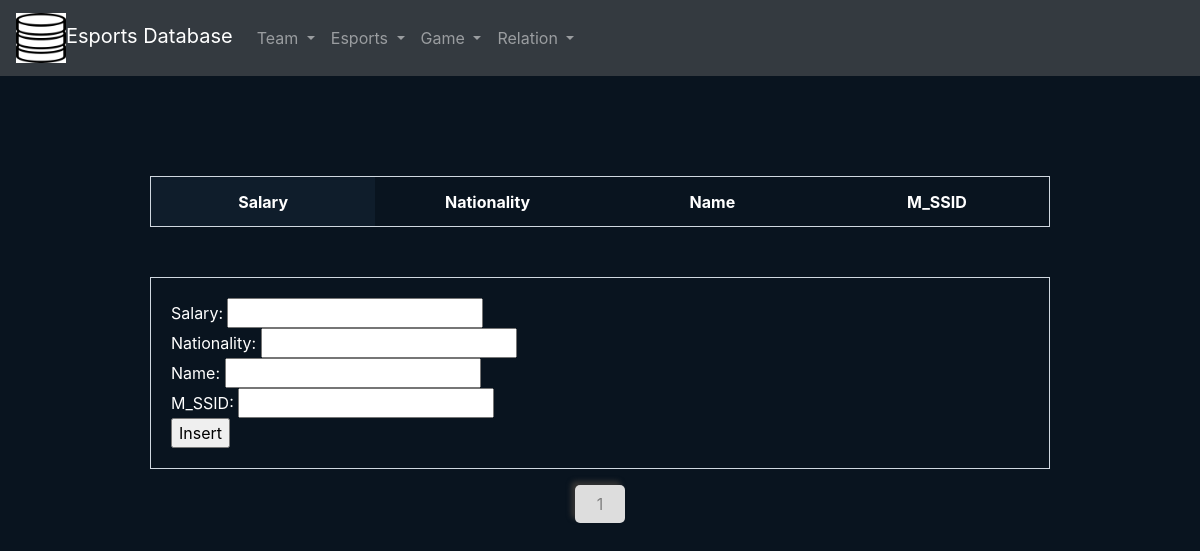
/game_frontend/subpage/Manager.php, run on an earlier commit of the app's database.
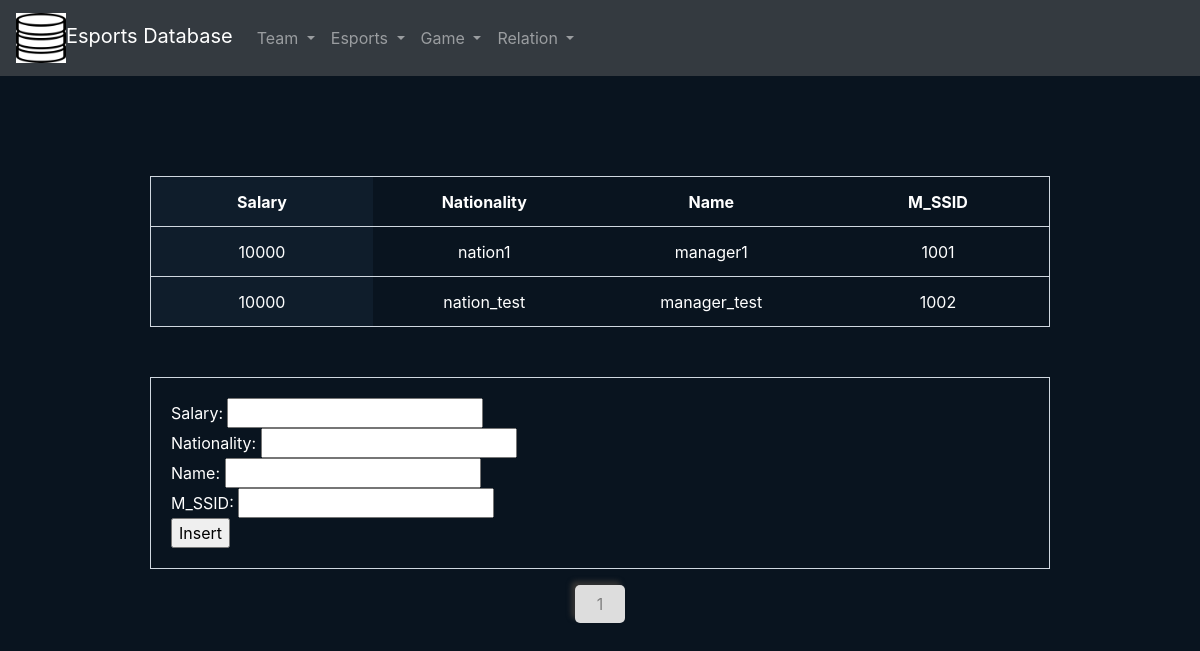
And on a later commit of the database.
### tables this page shows
CREATE TABLE `manager` (
  `Salary` int(11) NOT NULL,
  `Nationality` varchar(250) DEFAULT NULL,
  `Name` varchar(250) NOT NULL,
  `M_SSID` int(11) NOT NULL
);

### game_frontend/subpage/Manager.php (the view, shortened to what this page needs)
<html lang="zh-TW">
    <head>
        <link rel="stylesheet" href="https://stackpath.bootstrapcdn.com/bootstrap/4.3.1/css/bootstrap.min.css">
        <link rel="stylesheet" href="../css/index.css">
    </head>
    <body>
        <nav class="navbar navbar-expand-sm bg-dark navbar-dark">
            <a class="navbar-brand" href="../index.php"><img src="../img/db.png" class="logo">Esports Database</a>
            <ul class="navbar-nav">
                <li class="nav-item dropdown">
                    <a class="nav-link dropdown-toggle" href="#" id="navbardrop" data-toggle="dropdown">
                       Team
                    </a>
                </li>
                <li class="nav-item dropdown">
                    <a class="nav-link dropdown-toggle" href="#" id="navbardrop" data-toggle="dropdown">
                        Esports
                    </a>
                </li>
                <li class="nav-item dropdown">
                  <a class="nav-link dropdown-toggle" href="#" id="navbardrop" data-toggle="dropdown">
                    Game
                  </a>
                </li>
                <li class="nav-item dropdown">
                    <a class="nav-link dropdown-toggle" href="#" id="navbardrop" data-toggle="dropdown">
                      Relation
                    </a>
                  </li>
              </ul>
        </nav>
        <table class="tableform" align="center">
        <?php
        $db_host='127.0.0.1';
        $db_user='root';
        $db_pass='';
        $db_name='gamedb';
        $conn = mysqli_connect($db_host, $db_user, $db_pass, $db_name);
        $sql = 'select * from manager';
        $query = mysqli_query($conn,$sql);
            echo "
            <table class='tableform' align='center'>
            <tr>
            <th>Salary</th>
            <th>Nationality</th>
            <th>Name</th>
            <th>M_SSID</th>
            </tr>";
            while ($row = mysqli_fetch_array($query))
            {
                echo ' <tr>
                <td>'.$row['Salary'].'</td>
                <td>'.$row['Nationality'].'</td>
                <td>'.$row['Name'].'</td>
                <td>'.$row['M_SSID'].'</td>
                </tr>';
            }
        echo "</table>";
        ?>
        </table>
    <div align = "center">
        <form action="Manager_insert.php" method = "post" class="tableform" align = "left">
            Salary: <input type = "text" name = "Salary">
                        <br/>
            Nationality: <input type = "text" name = "Nationality">
                        <br/>
            Name: <input type = "text" name = "Name">
                        <br/>
            M_SSID: <input type = "text" name = "M_SSID">
                        <br/>
            <input type="submit" value ="Insert">
        </form>
    </div>
    <div align=center>
        <a class="btn" href="#">1</a>
    </div>
    </body>
</html>

What changed in the data, as far as the page shows it:
added manager: Salary "10000", Nationality "nation1", Name "manager1", M_SSID "1001"
added manager: Salary "10000", Nationality "nation_test", Name "manager_test", M_SSID "1002"
